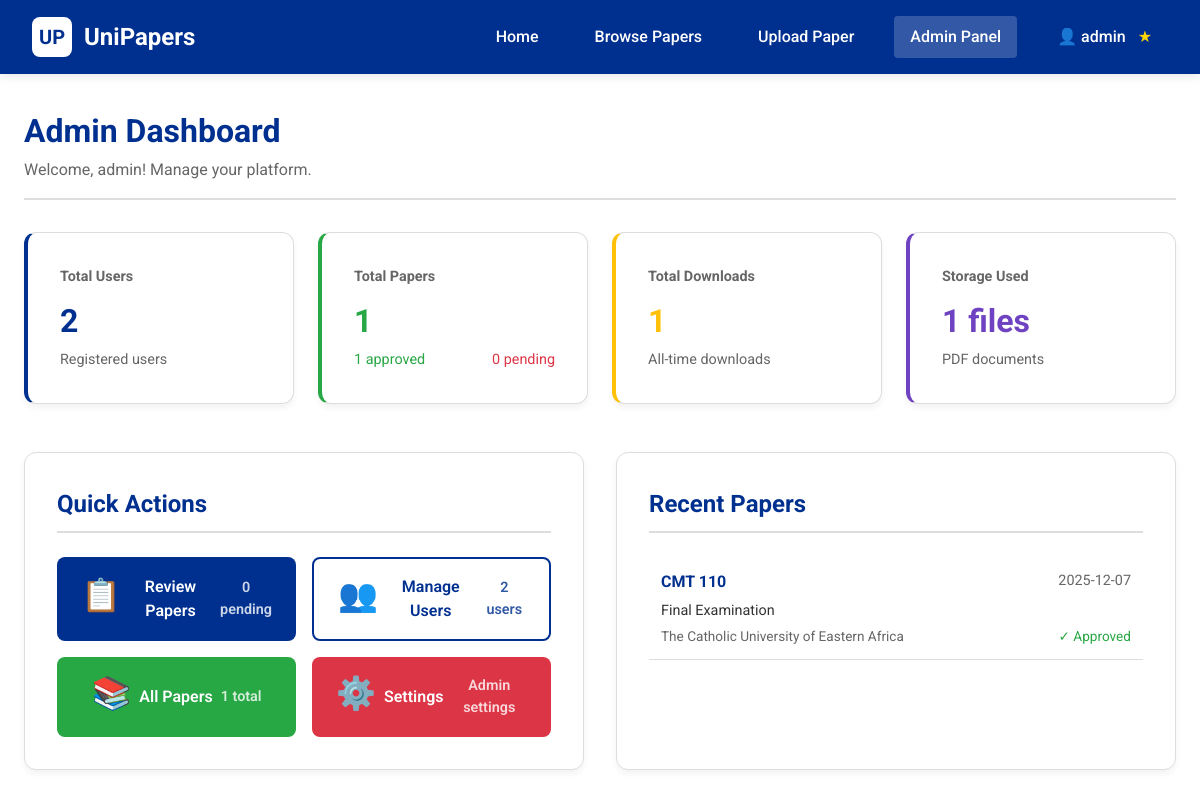
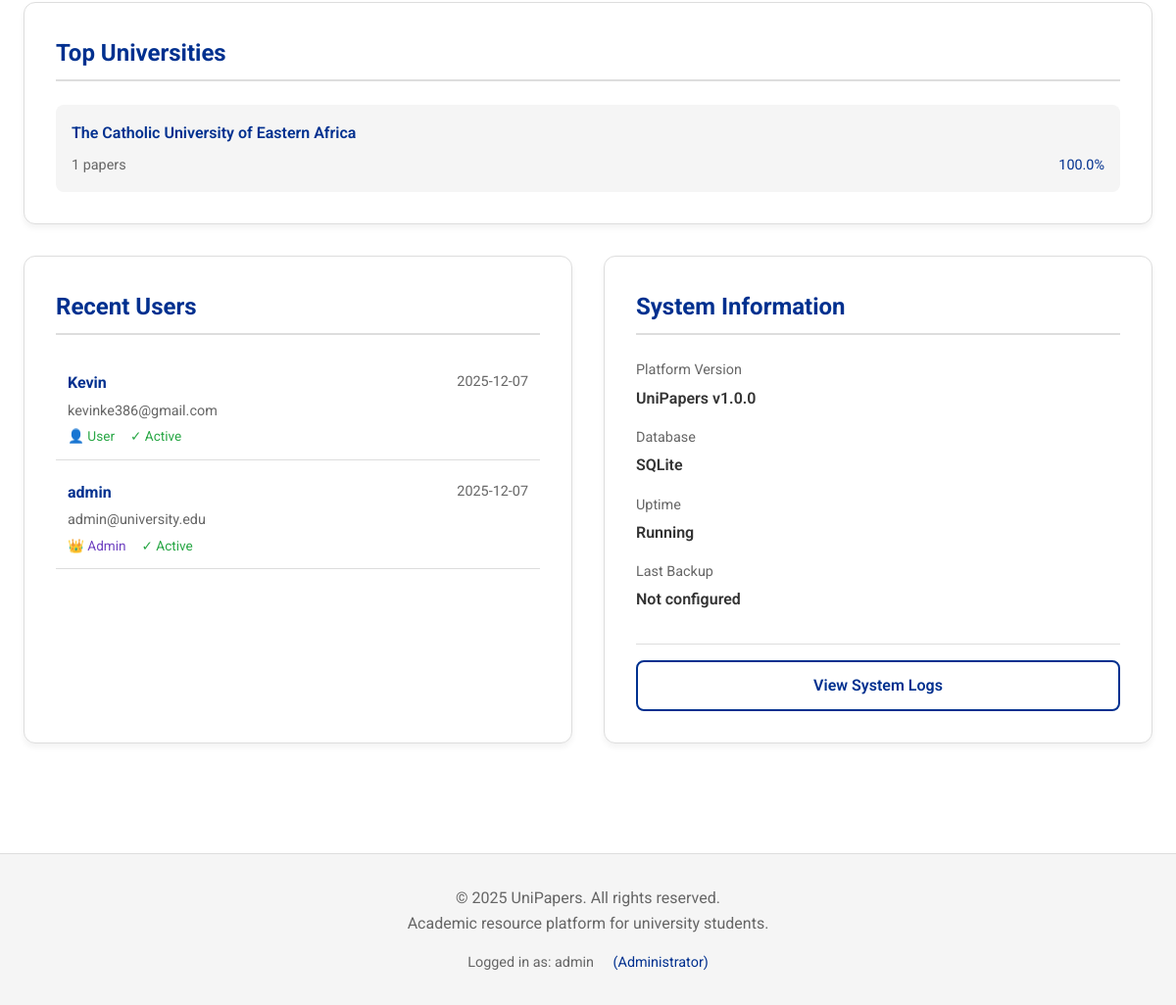
The app's page /admin/dashboard (signed in) with its own data (2 pictures, top to bottom).
### app.py (models this page shows, shortened)
class User(UserMixin, db.Model):
    id = db.Column(db.Integer, primary_key=True)
    username = db.Column(db.String(80), unique=True, nullable=False)
    email = db.Column(db.String(120), unique=True, nullable=False)
    password_hash = db.Column(db.String(200), nullable=False)
    is_admin = db.Column(db.Boolean, default=False)
    is_active = db.Column(db.Boolean, default=True)
    created_at = db.Column(db.DateTime, default=datetime.utcnow)
    last_login = db.Column(db.DateTime)

class PastPaper(db.Model):
    id = db.Column(db.Integer, primary_key=True)
    title = db.Column(db.String(200), nullable=False)
    course_code = db.Column(db.String(20), nullable=False)
    course_name = db.Column(db.String(200), nullable=False)
    university = db.Column(db.String(200), nullable=False)
    year = db.Column(db.Integer, nullable=False)
    semester = db.Column(db.String(20))
    filename = db.Column(db.String(300), nullable=False)
    uploader_id = db.Column(db.Integer, db.ForeignKey('user.id'), nullable=False)
    upload_date = db.Column(db.DateTime, default=datetime.utcnow)
    is_approved = db.Column(db.Boolean, default=False)
    downloads = db.Column(db.Integer, default=0)
    rejection_reason = db.Column(db.Text)
    uploader = db.relationship('User', backref=db.backref('papers', lazy=True))

### app.py (the view)
@app.route('/admin/dashboard')
@login_required
@admin_required
def admin_dashboard():
    total_users = User.query.count()
    total_papers = PastPaper.query.count()
    approved_papers = PastPaper.query.filter_by(is_approved=True).count()
    pending_papers = PastPaper.query.filter_by(is_approved=False).count()
    total_downloads = db.session.query(func.sum(PastPaper.downloads)).scalar() or 0
    recent_papers = PastPaper.query.order_by(PastPaper.upload_date.desc()).limit(10).all()
    recent_users = User.query.order_by(User.created_at.desc()).limit(10).all()
    seven_days_ago = datetime.utcnow() - timedelta(days=7)
    daily_uploads = db.session.query(
        func.date(PastPaper.upload_date).label('date'),
        func.count(PastPaper.id).label('count')
    ).filter(PastPaper.upload_date >= seven_days_ago)\
     .group_by(func.date(PastPaper.upload_date))\
     .order_by(func.date(PastPaper.upload_date))\
     .all()
    top_universities = db.session.query(
        PastPaper.university,
        func.count(PastPaper.id).label('count')
    ).filter_by(is_approved=True)\
     .group_by(PastPaper.university)\
     .order_by(desc('count'))\
     .limit(10)\
     .all()
    return render_template('admin_dashboard.html',
                          total_users=total_users,
                          total_papers=total_papers,
                          approved_papers=approved_papers,
                          pending_papers=pending_papers,
                          total_downloads=total_downloads,
                          recent_papers=recent_papers,
                          recent_users=recent_users,
                          daily_uploads=daily_uploads,
                          top_universities=top_universities)

### templates/admin_dashboard.html (shortened to what this page needs)
{% extends "base.html" %}
{% block content %}
<div class="admin-header" style="margin-bottom: 2rem;">
    <h1 style="color: var(--air-force-blue);">Admin Dashboard</h1>
    <p style="color: var(--medium-gray);">Welcome, {{ current_user.username }}! Manage your platform.</p>
</div>
<div class="dashboard-stats" style="display: grid; grid-template-columns: repeat(auto-fit, minmax(250px, 1fr)); gap: 1.5rem; margin-bottom: 3rem;">
    <div class="card" style="border-left: 4px solid var(--air-force-blue);">
        <h3 style="color: var(--medium-gray); font-size: 0.9rem; margin-bottom: 0.5rem;">Total Users</h3>
        <p style="font-size: 2rem; font-weight: 700; color: var(--air-force-blue);">{{ total_users }}</p>
        <p style="color: var(--medium-gray); font-size: 0.9rem;">Registered users</p>
    </div>
    <div class="card" style="border-left: 4px solid #28a745;">
        <h3 style="color: var(--medium-gray); font-size: 0.9rem; margin-bottom: 0.5rem;">Total Papers</h3>
        <p style="font-size: 2rem; font-weight: 700; color: #28a745;">{{ total_papers }}</p>
        <div style="display: flex; justify-content: space-between; font-size: 0.9rem;">
            <span style="color: #28a745;">{{ approved_papers }} approved</span>
            <span style="color: #dc3545;">{{ pending_papers }} pending</span>
        </div>
    </div>
    <div class="card" style="border-left: 4px solid #ffc107;">
        <h3 style="color: var(--medium-gray); font-size: 0.9rem; margin-bottom: 0.5rem;">Total Downloads</h3>
        <p style="font-size: 2rem; font-weight: 700; color: #ffc107;">{{ total_downloads }}</p>
        <p style="color: var(--medium-gray); font-size: 0.9rem;">All-time downloads</p>
    </div>
    <div class="card" style="border-left: 4px solid #6f42c1;">
        <h3 style="color: var(--medium-gray); font-size: 0.9rem; margin-bottom: 0.5rem;">Storage Used</h3>
        <p style="font-size: 2rem; font-weight: 700; color: #6f42c1;">
            {% set total_size = namespace(value=0) %}
            {% for paper in recent_papers %}
                {% set total_size.value = total_size.value + 1 %}
            {% endfor %}
            {{ total_papers }} files
        </p>
        <p style="color: var(--medium-gray); font-size: 0.9rem;">PDF documents</p>
    </div>
</div>
<div class="dashboard-grid" style="display: grid; grid-template-columns: 1fr 1fr; gap: 2rem; margin-bottom: 2rem;">
    <div class="card">
        <h2 style="color: var(--air-force-blue); margin-bottom: 1.5rem; padding-bottom: 0.5rem; border-bottom: 2px solid var(--border-gray);">
            Quick Actions
        </h2>
        <div style="display: grid; grid-template-columns: 1fr 1fr; gap: 1rem;">
            <a href="/admin/papers?status=pending" class="btn btn-primary" style="text-align: center;">
                <div style="font-size: 2rem; margin-bottom: 0.5rem;">📋</div>
                Review Papers
                <div style="font-size: 0.9rem; opacity: 0.8;">{{ pending_papers }} pending</div>
            </a>
            <a href="/admin/users" class="btn btn-secondary" style="text-align: center;">
                <div style="font-size: 2rem; margin-bottom: 0.5rem;">👥</div>
                Manage Users
                <div style="font-size: 0.9rem; opacity: 0.8;">{{ total_users }} users</div>
            </a>
            <a href="/admin/papers" class="btn btn-success" style="text-align: center;">
                <div style="font-size: 2rem; margin-bottom: 0.5rem;">📚</div>
                All Papers
                <div style="font-size: 0.9rem; opacity: 0.8;">{{ total_papers }} total</div>
            </a>
            <a href="/admin/settings" class="btn btn-danger" style="text-align: center;">
                <div style="font-size: 2rem; margin-bottom: 0.5rem;">⚙️</div>
                Settings
                <div style="font-size: 0.9rem; opacity: 0.8;">Admin settings</div>
            </a>
        </div>
    </div>
    <div class="card">
        <h2 style="color: var(--air-force-blue); margin-bottom: 1.5rem; padding-bottom: 0.5rem; border-bottom: 2px solid var(--border-gray);">
            Recent Papers
        </h2>
        <div style="max-height: 300px; overflow-y: auto;">
            {% if recent_papers %}
                {% for paper in recent_papers %}
                    <div style="padding: 0.75rem; border-bottom: 1px solid var(--border-gray); {% if not loop.last %}margin-bottom: 0.5rem;{% endif %}">
                        <div style="display: flex; justify-content: space-between; margin-bottom: 0.25rem;">
                            <strong style="color: var(--air-force-blue);">{{ paper.course_code }}</strong>
                            <span style="font-size: 0.9rem; color: var(--medium-gray);">
                                {{ paper.upload_date.strftime('%Y-%m-%d') }}
                            </span>
                        </div>
                        <div style="font-size: 0.9rem; color: var(--dark-gray); margin-bottom: 0.25rem;">
                            {{ paper.title }}
                        </div>
                        <div style="display: flex; justify-content: space-between; font-size: 0.85rem;">
                            <span style="color: var(--medium-gray);">{{ paper.university }}</span>
                            <span style="color: {% if paper.is_approved %}#28a745{% else %}#dc3545{% endif %};">
                                {% if paper.is_approved %}✓ Approved{% else %}⏳ Pending{% endif %}
                            </span>
                        </div>
                    </div>
                {% endfor %}
            {% else %}
                <p style="color: var(--medium-gray); text-align: center; padding: 2rem;">No papers uploaded yet</p>
            {% endif %}
        </div>
    </div>
</div>
<div class="card" style="margin-bottom: 2rem;">
    <h2 style="color: var(--air-force-blue); margin-bottom: 1.5rem; padding-bottom: 0.5rem; border-bottom: 2px solid var(--border-gray);">
        Top Universities
    </h2>
    <div style="display: grid; grid-template-columns: repeat(auto-fit, minmax(200px, 1fr)); gap: 1rem;">
        {% if top_universities %}
            {% for uni in top_universities %}
                <div style="padding: 1rem; background-color: var(--light-gray); border-radius: 8px;">
                    <div style="font-weight: 600; color: var(--air-force-blue); margin-bottom: 0.5rem;">{{ uni[0] }}</div>
                    <div style="display: flex; align-items: center; justify-content: space-between;">
                        <span style="color: var(--medium-gray); font-size: 0.9rem;">{{ uni[1] }} papers</span>
                        <span style="font-size: 0.9rem; color: var(--air-force-blue);">
                            {{ ((uni[1] / approved_papers) * 100)|round(1) if approved_papers > 0 else 0 }}%
                        </span>
                    </div>
                </div>
            {% endfor %}
        {% else %}
            <p style="color: var(--medium-gray); text-align: center; padding: 1rem; grid-column: 1 / -1;">
                No university data available
            </p>
        {% endif %}
    </div>
</div>
<div class="dashboard-grid" style="display: grid; grid-template-columns: 1fr 1fr; gap: 2rem;">
    <div class="card">
        <h2 style="color: var(--air-force-blue); margin-bottom: 1.5rem; padding-bottom: 0.5rem; border-bottom: 2px solid var(--border-gray);">
            Recent Users
        </h2>
        <div style="max-height: 300px; overflow-y: auto;">
            {% if recent_users %}
                {% for user in recent_users %}
                    <div style="padding: 0.75rem; border-bottom: 1px solid var(--border-gray); {% if not loop.last %}margin-bottom: 0.5rem;{% endif %}">
                        <div style="display: flex; justify-content: space-between; margin-bottom: 0.25rem;">
                            <strong style="color: var(--air-force-blue);">{{ user.username }}</strong>
                            <span style="font-size: 0.9rem; color: var(--medium-gray);">
                                {{ user.created_at.strftime('%Y-%m-%d') }}
                            </span>
                        </div>
                        <div style="font-size: 0.9rem; color: var(--medium-gray); margin-bottom: 0.25rem;">
                            {{ user.email }}
                        </div>
                        <div style="display: flex; gap: 1rem; font-size: 0.85rem;">
                            <span style="color: {% if user.is_admin %}#6f42c1{% else %}#28a745{% endif %};">
                                {% if user.is_admin %}👑 Admin{% else %}👤 User{% endif %}
                            </span>
                            <span style="color: {% if user.is_active %}#28a745{% else %}#dc3545{% endif %};">
                                {% if user.is_active %}✓ Active{% else %}✗ Inactive{% endif %}
                            </span>
                        </div>
                    </div>
                {% endfor %}
            {% else %}
                <p style="color: var(--medium-gray); text-align: center; padding: 2rem;">No users registered yet</p>
            {% endif %}
        </div>
    </div>
    <div class="card">
        <h2 style="color: var(--air-force-blue); margin-bottom: 1.5rem; padding-bottom: 0.5rem; border-bottom: 2px solid var(--border-gray);">
            System Information
        </h2>
        <div style="display: grid; gap: 1rem;">
            <div>
                <div style="font-size: 0.9rem; color: var(--medium-gray); margin-bottom: 0.25rem;">Platform Version</div>
                <div style="font-weight: 600; color: var(--dark-gray);">UniPapers v1.0.0</div>
            </div>
            <div>
                <div style="font-size: 0.9rem; color: var(--medium-gray); margin-bottom: 0.25rem;">Database</div>
                <div style="font-weight: 600; color: var(--dark-gray);">SQLite</div>
            </div>
            <div>
                <div style="font-size: 0.9rem; color: var(--medium-gray); margin-bottom: 0.25rem;">Uptime</div>
                <div style="font-weight: 600; color: var(--dark-gray);">Running</div>
            </div>
            <div>
                <div style="font-size: 0.9rem; color: var(--medium-gray); margin-bottom: 0.25rem;">Last Backup</div>
                <div style="font-weight: 600; color: var(--dark-gray);">Not configured</div>
            </div>
        </div>
        <div style="margin-top: 2rem; padding-top: 1rem; border-top: 1px solid var(--border-gray);">
            <a href="/admin/logs" class="btn btn-secondary" style="width: 100%;">View System Logs</a>
        </div>
    </div>
</div>
{% endblock %}

### templates/base.html (shortened to what this page needs)
<!DOCTYPE html>
<html lang="en">
<head>
    <link rel="stylesheet" href="{{ url_for('static', filename='css/style.css') }}">
</head>
<body>
    <nav class="navbar">
        <div class="logo">
            <div class="logo-icon">UP</div>
            <a href="/" class="logo-text">UniPapers</a>
        </div>
        <div class="nav-links">
            <a href="/" class="nav-link">Home</a>
            <a href="/browse" class="nav-link">Browse Papers</a>
            {% if current_user.is_authenticated %}
                <a href="/upload" class="nav-link">Upload Paper</a>
                {% if current_user.is_admin %}
                    <div class="dropdown">
                        <a href="/admin/dashboard" class="nav-link dropdown-toggle">
                            Admin Panel
                        </a>
                    </div>
                {% endif %}
                <div class="dropdown">
                    <a href="#" class="nav-link dropdown-toggle">
                        👤 {{ current_user.username }}
                        {% if current_user.is_admin %}
                            <span style="color: #ffd700; margin-left: 0.25rem;">★</span>
                        {% endif %}
                    </a>
                </div>
            {% else %}
                <a href="/login" class="nav-link">Login</a>
                <a href="/register" class="nav-link">Register</a>
            {% endif %}
        </div>
    </nav>
    <div class="main-content">
        {% block content %}{% endblock %}
    </div>
    <footer class="footer">
        <div class="footer-content">
            <p>&copy; 2025 UniPapers. All rights reserved.</p>
            <p>Academic resource platform for university students.</p>
            <div style="margin-top: 1rem; font-size: 0.9rem; color: var(--medium-gray);">
                {% if current_user.is_authenticated %}
                    <span>Logged in as: {{ current_user.username }}</span>
                    {% if current_user.is_admin %}
                        <span style="margin-left: 1rem; color: var(--air-force-blue);">(Administrator)</span>
                    {% endif %}
                {% else %}
                    <span>You are not logged in</span>
                {% endif %}
            </div>
        </div>
    </footer>
</body>
</html>

### records on screen
User: username "admin", created_at "2025-12-07", email "admin@university.edu", is_admin "👑 Admin", is_active "✓ Active"
PastPaper: course_code "CMT 110", upload_date "2025-12-07", title "Final Examination", university "The Catholic University of Eastern Africa", is_approved "✓ Approved", uni "1", value "100.0"
User: username "Kevin", created_at "2025-12-07", email "kevinke386@gmail.com", is_admin "👤 User", is_active "✓ Active"

### other values on screen
{{ total_users }} "2"
{{ total_papers }} "1"
{{ approved_papers }} "1"
{{ pending_papers }} "0"
{{ total_downloads }} "1"
